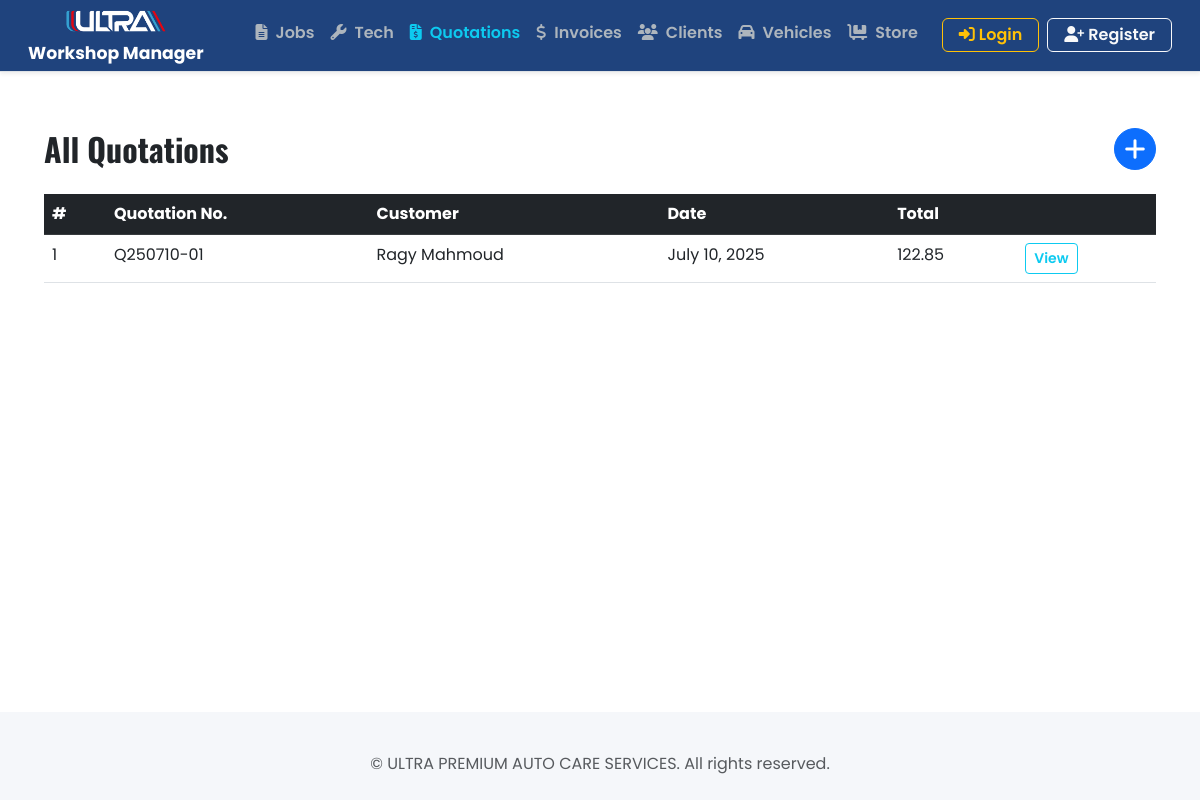
Before: /quotations/ with the older database file.
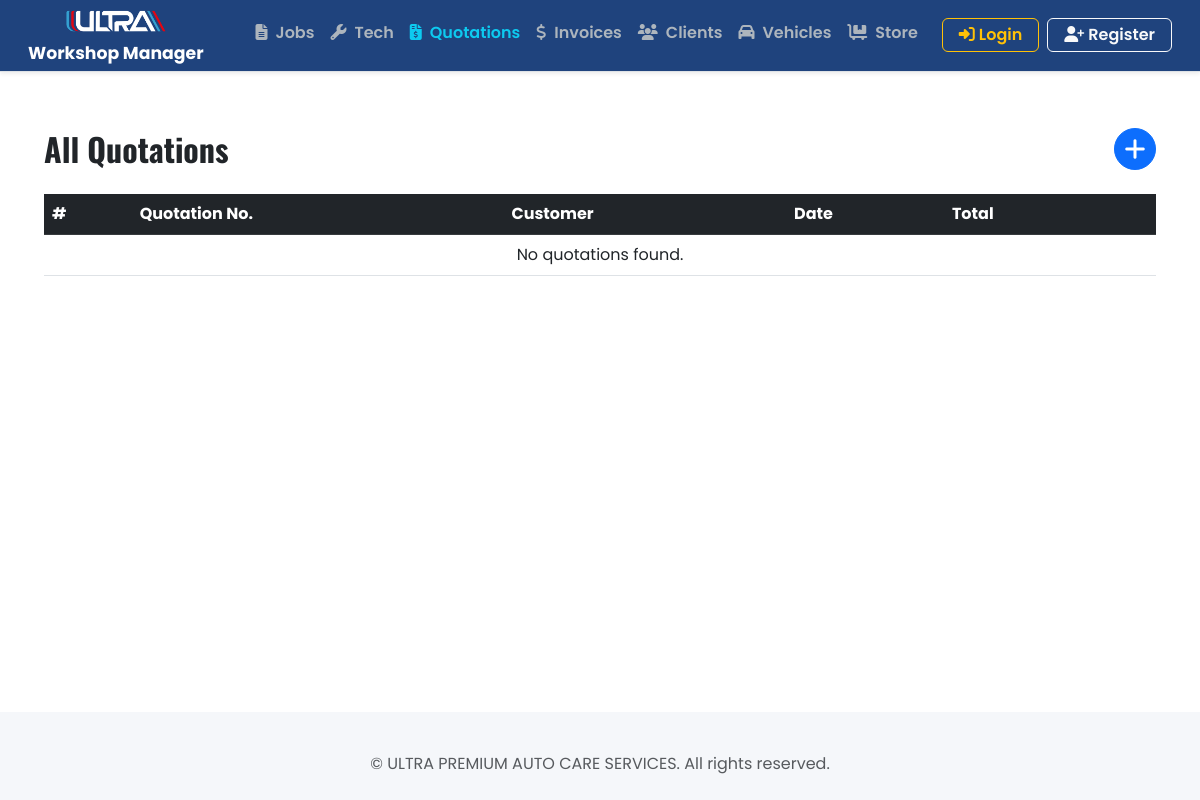
After: the same page with the newer database file.
### quotations/models.py (models this page shows, shortened)
class Quotation(models.Model):
    jobcard = models.ForeignKey(JobCard, on_delete=models.CASCADE, related_name="quotations")
    quotation_number = models.CharField(max_length=20, unique=True, blank=True)
    date_created = models.DateField(default=datetime.date.today)
    vat_percentage = models.DecimalField(max_digits=5, decimal_places=2, default=5.00)
    discount_percentage = models.DecimalField(max_digits=5, decimal_places=2, default=0.00)
    created_at = models.DateTimeField(auto_now_add=True)
    @property
    def subtotal(self):
        total = Decimal('0')
        for item in self.items.all():
            if hasattr(item, 'total'):
                total += Decimal(str(item.total))
        return total.quantize(Decimal('0.01'))
    @property
    def discount_amount(self):
        discount = (self.subtotal * Decimal(str(self.discount_percentage))) / Decimal('100')
        return discount.quantize(Decimal('0.01'))
    @property
    def vat_amount(self):
        subtotal_after_discount = self.subtotal - self.discount_amount
        vat = (subtotal_after_discount * Decimal(str(self.vat_percentage))) / Decimal('100')
        return vat.quantize(Decimal('0.01'))
    @property
    def grand_total(self):
        total = self.subtotal - self.discount_amount + self.vat_amount
        return total.quantize(Decimal('0.01'))
    class Meta:
        verbose_name_plural = "Quotations"

class QuotationItem(models.Model):
    ITEM_TYPE_CHOICES = [
        ('part', 'Part'),
        ('service', 'Service'),
    ]
    quotation = models.ForeignKey('Quotation', on_delete=models.CASCADE, related_name='items')
    item_type = models.CharField(max_length=10, choices=ITEM_TYPE_CHOICES, default='part')
    description = models.CharField(max_length=255)
    quantity = models.PositiveIntegerField(default=1)
    unit_price = models.DecimalField(max_digits=10, decimal_places=2)
    @property
    def line_total(self):
        try:
            qty = Decimal(str(self.quantity or 0))
            price = self.unit_price or Decimal('0.00')
            return (qty * price).quantize(Decimal('0.01'))
        except (InvalidOperation, TypeError):
            return Decimal('0.00')
    @property
    def total(self):
        return self.line_total
    class Meta:
        verbose_name_plural = "Quotation Items"

### jobcards/models.py (models this page shows, shortened)
class JobCard(models.Model):
    objects = models.Manager()  # Default manager for admin, migrations, and normal queries
    active = ActiveJobCardManager()
    completed = CompletedJobCardManager()
    customer = models.ForeignKey(Customer, on_delete=models.CASCADE, related_name='jobcards')
    vehicle = models.ForeignKey(Vehicle, on_delete=models.CASCADE, related_name='jobcards')
    date = models.DateField(default=datetime.date.today)
    time = models.TimeField(default=datetime.time(0, 0))
    job_status = models.CharField(
        max_length=50,
        choices=[
            ('under_inspection', 'Under Inspection'),
            ('inspection_completed', 'Inspection Completed'),
            ('parts_sourcing', 'Parts Sourcing'),
            ('quote_issued', 'Quote Issued'),
            ('pending_approval', 'Pending Approval'),
            ('waiting_parts', 'Waiting Parts'),
            ('work_in_progress', 'Work in Progress'),
            ('work_completed', 'Work Completed'),
            ('under_testing', 'Under Testing'),
            ('ready_washing', 'Ready for Washing'),
            ('ready_collection', 'Ready for Collection'),
            ('delivered', 'Delivered'),
        ],
        default='under_inspection'
    )
    customer_comments = models.TextField(blank=True, null=True)
    workshop_comments = models.TextField(blank=True, null=True)
    required_jobs = models.TextField(blank=True, null=True)
    created_at = models.DateTimeField(auto_now_add=True)

### customers/models.py (models this page shows)
class Customer(models.Model):
    name = models.CharField(max_length=100)
    phone = models.CharField(max_length=20)
    email = models.EmailField(blank=True, null=True)
    company = models.CharField(max_length=150, blank=True, null=True)
    trn = models.CharField(max_length=20, blank=True, null=True)
    def __str__(self):
        return self.name if self.name else self.company

### quotations/views.py (the view)
# urls.py: path('', QuotationListView.as_view(), name='quotation_list'),
class QuotationListView(ListView):
    model = Quotation
    template_name = 'quotations/list.html'
    context_object_name = 'quotations'
    ordering = ['-created_at']
    def get_context_data(self, **kwargs):
        context = super().get_context_data(**kwargs)
        context['jobcards'] = JobCard.active.all().order_by('-date', '-id')
        return context

### jobcards/models.py (called while the page is built)
    def get_queryset(self):
        return super().get_queryset().exclude(job_status__in=['ready_collection', 'delivered'])

### quotations/templates/quotations/list.html (shortened to what this page needs)
{% extends 'core/base.html' %}
{% block content %}
<div class="container mt-4">
	<div class="d-flex align-items-center justify-content-between mb-4">
		<h2 class="mb-0">All Quotations</h2>
		<a href="{% url 'select_jobcard' %}"
			class="btn btn-primary rounded-circle d-flex align-items-center justify-content-center"
			style="width: 42px; height: 42px; font-size: 1.5rem;" title="Start a new Quotation">
			<i class="fas fa-plus"></i>
		</a>
	</div>
	<table class="table table-hover">
		<thead class="table-dark">
			<tr>
				<th>#</th>
				<th>Quotation No.</th>
				<th>Customer</th>
				<th>Date</th>
				<th>Total</th>
				<th></th>
			</tr>
		</thead>
		<tbody>
			{% for quote in quotations %}
			<tr>
				<td>{{ forloop.counter }}</td>
				<td>{{ quote.quotation_number }}</td>
				<td>{{ quote.jobcard.customer }}</td>
				<td>{{ quote.date_created }}</td>
				<td>{{ quote.grand_total|floatformat:2 }}</td>
				<td>
					<a href="{% url 'quotation_detail' quote.pk %}" class="btn btn-sm btn-outline-info">
						View
					</a>
				</td>
			</tr>
			{% empty %}
			<tr>
				<td colspan="6" class="text-center">No quotations found.</td>
			</tr>
			{% endfor %}
		</tbody>
	</table>
</div>
{% endblock %}

Changed rows visible on the page:
removed Quotation: quotation_number "Q250710-01", jobcard.customer "Ragy Mahmoud", date_created "July 10, 2025", grand_total "122.85"
Other visible differences:
text now shown: "No quotations found."
